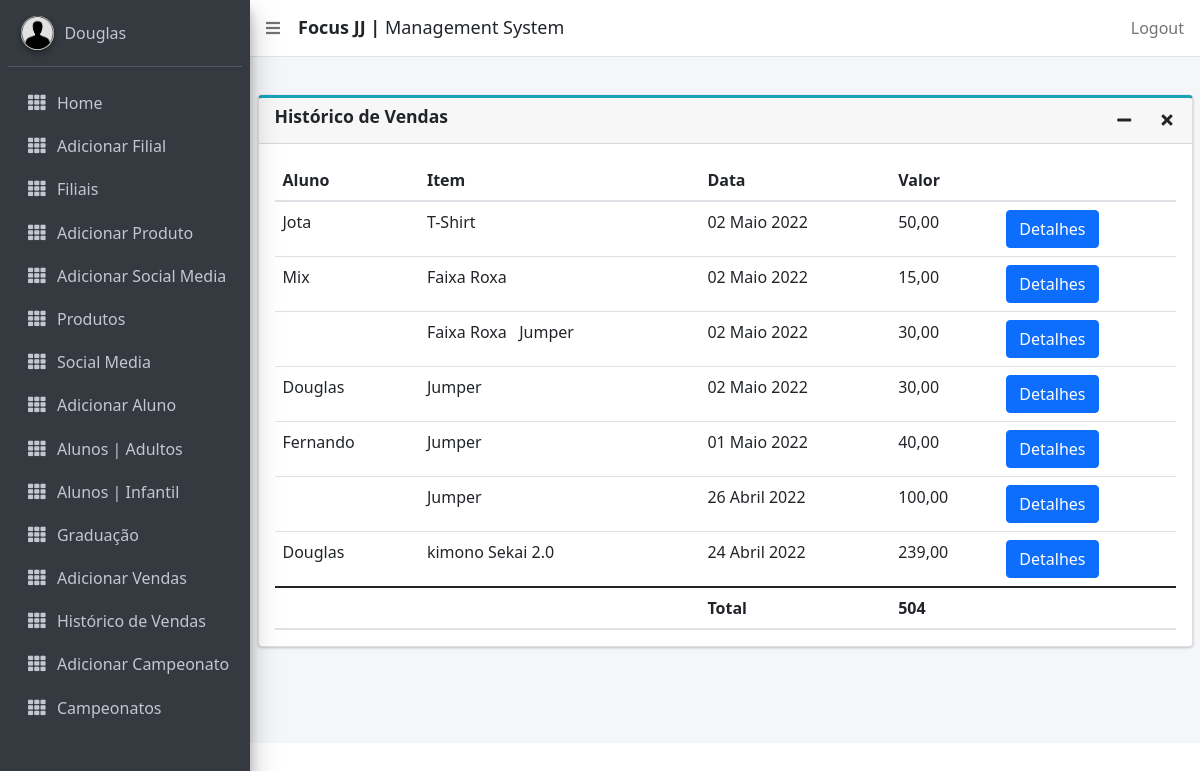
Before: /vendas/148 (signed in) with the older database file.
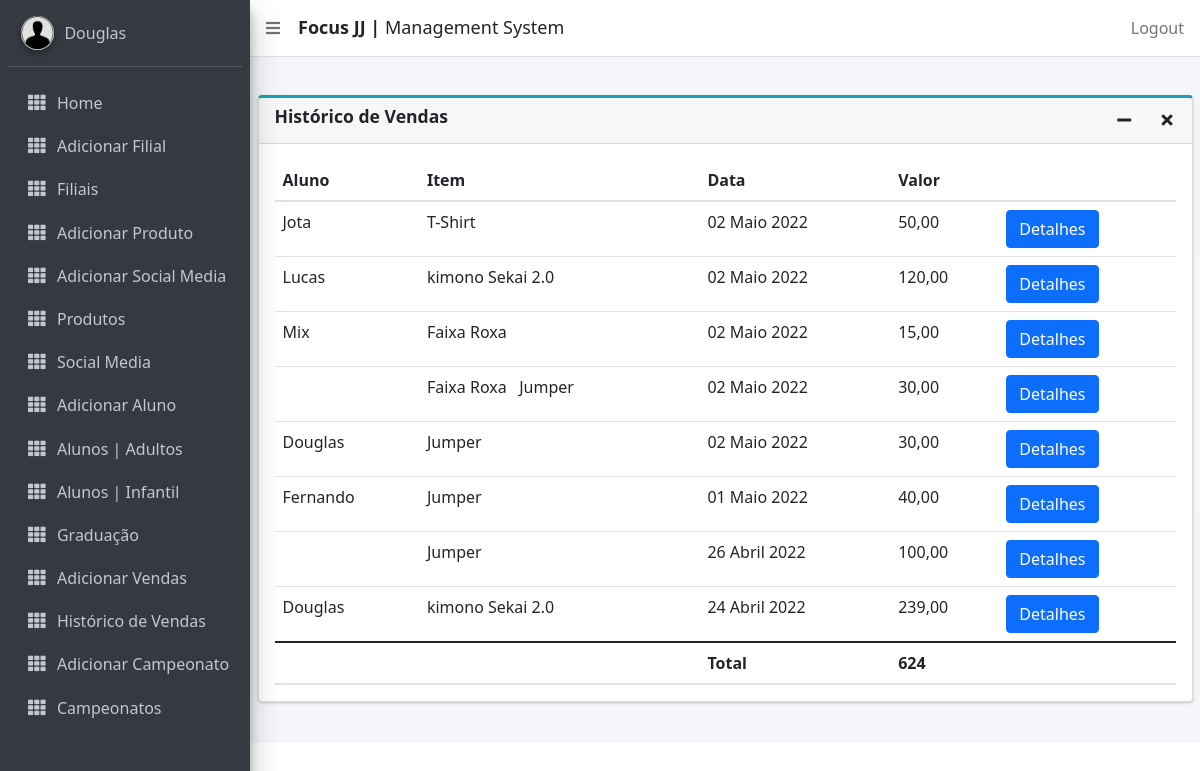
After: the same page with the newer database file.
### focusbjj/models.py (models this page shows, shortened)
class Venda(models.Model):
    objects = None
    aluno = models.ForeignKey(Aluno, on_delete=models.CASCADE, blank=True, null=True)
    price = models.DecimalField(max_digits=6, decimal_places=2, verbose_name='Total', help_text='Use (.) to decimals')
    time_stamp = models.DateField(default=timezone.now)
    unidade = models.ForeignKey(CustomUser, on_delete=models.CASCADE)
    method = models.CharField(max_length=20, choices=METHODS, default='Others')

class Aluno(models.Model):
    DoesNotExist = None
    objects = None
    id = ShortUUIDField(primary_key=True, editable=False, alphabet="0123456789", length=4)
    photo = models.ImageField(upload_to='photos/', null=True, blank=True)
    nome = models.CharField(max_length=15, verbose_name='Name')
    middle_name = models.CharField(max_length=20, verbose_name='Middle Name', blank=True, null=True)
    surname = models.CharField(max_length=15, verbose_name='Last Name', null=True)
    phone = models.CharField(max_length=15, help_text='Use only numbers')
    email = models.EmailField(max_length=128)
    location = models.ForeignKey(CustomUser, related_name="alunos", on_delete=models.CASCADE)
    address = models.CharField(max_length=255, blank=True, null=True)
    belt = models.CharField(max_length=255, choices=BELT)
    stripe = models.CharField(max_length=255, choices=GRAU)
    join_date = models.DateTimeField()
    time_stamp = models.DateTimeField(auto_now=True, null=True)
    gender = models.CharField(max_length=255, choices=GENDER)
    dob = models.DateField(verbose_name='Date of Birth',)
    is_blocked = models.BooleanField(default=False)
    agreement = models.BooleanField(default=False)
    USERNAME_FIELD = 'id'
    class Meta:
        ordering = ["nome"]

class Product(models.Model):
    objects = None
    product = models.ForeignKey(ProductsList, on_delete=models.CASCADE, max_length=50, related_name='produto',
                                verbose_name='Item')
    qtd = models.PositiveIntegerField(verbose_name='Quantidade')
    venda = models.ForeignKey(Venda, on_delete=models.CASCADE, null=True, related_name='venda')
    price = models.CharField(max_length=6, null=True, blank=True)
    def __str__(self):
        return str(self.product)

class ProductsList(models.Model):
    CATEGORY = (
        ('kimono', _('Gi')),
        ('belt', _('Belt')),
        ('camisetas', _('T-Shirt')),
        ('casaco', _('Hoodie')),
        ('rash', _('Rash Guard')),
        ('short', _('Short')),
        ('others', _('Others')),
    )
    objects = None
    image = models.ImageField(upload_to='produtos/')
    image2 = models.ImageField(upload_to='produtos/', blank=True, null=True, help_text='Opcional')
    image3 = models.ImageField(upload_to='produtos/', blank=True, null=True, help_text='Opcional')
    item = models.CharField(max_length=50)
    description = models.CharField(max_length=70, blank=True, null=True)
    price = models.CharField(max_length=6, null=True)
    category = models.CharField(max_length=10, choices=CATEGORY, null=True)
    sugg_price = models.CharField(max_length=6, null=True)
    def __str__(self):
        return str(self.item)
    class Meta:
        ordering = ["item"]

class CustomUser(AbstractUser):
    id = ShortUUIDField(primary_key=True, editable=False, alphabet="0123456789", length=3)
    email = models.EmailField(max_length=255, unique=True)
    contact_name = models.CharField(max_length=255)
    country = CountryField()
    location = models.CharField(max_length=255)
    phone = models.CharField(max_length=15, help_text=_('Use somente números. Código do País + Telefone'))
    join_date = models.DateTimeField(default=timezone.now)
    is_active = models.BooleanField(default=True, help_text='Desmarque a caixa para desativar')
    class Meta:
        ordering = ["country", "location"]

### focusbjj/views.py (the view)
# urls.py: path('vendas/<int:pk>', views.SalesList.as_view(), name='vendas'),
class SalesList(LoginRequiredMixin, ListView):
    template_name = 'vendas.html'
    model = Venda

### focusbjj/templatetags/attendance_tags.py (called while the page is built)
@register.filter
def produto(venda_instance):
    return Product.objects.filter(venda=venda_instance.id)

@register.filter
def vendas_branch_detalhes(unidade_instance):
    return Venda.objects.filter(unidade_id=unidade_instance.id).order_by('-time_stamp')

@register.filter
def somavendas_branch(unidade_instance):
    soma = Venda.objects.filter(unidade_id=unidade_instance.id).aggregate(Sum('price'))
    somafinal = soma['price__sum']
    return somafinal

### focusbjj/templates/vendas.html (shortened to what this page needs)
{% extends 'base_template.html' %}
{% load static %}
{% load crispy_forms_tags %}
{% load attendance_tags %}
{% load i18n %}
{% block content %}
<div class="col-lg-12">
      <div class="card card-outline card-info">
        <div class="card-header">
          <h3 class="card-title"><strong>{% trans "Histórico de Vendas" %}</strong></h3>
        <div class="card-tools">
          <button type="button" class="btn btn-tool" data-card-widget="collapse"><i class="fas fa-minus"></i></button>
          <button type="button" class="btn btn-tool" data-card-widget="remove"><i class="fas fa-times"></i></button>
        </div>
      </div>
      <div class="card-body">
        <table class="table table-hover text-nowrap">
        <thead>
        <tr>
          <th>{% trans "Aluno" %}</th>
          <th>{% trans "Item" %}</th>
          <th>{% trans "Data" %}</th>
          <th>{% trans "Valor" %}</th>
          <th></th>
        </tr>
        </thead>
        <tbody>
        {% for venda in user|vendas_branch_detalhes|dictsortreversed:"time_stamp" %}
        <tr>
          <td>{{ venda.aluno.nome }}</td>
           <td>
              {% for item in venda|produto %}
                {{ item }} &nbsp;
              {% endfor %}
           </td>
          <td>{{ venda.time_stamp|date:"d F Y" }}</td>
          <td>{{ venda.price }}</td>
          <td><a href="{% url 'focusbjj:saledetails' venda.pk %}" class="btn btn-primary">{% trans "Detalhes" %}</a></td>
        </tr>
        {% endfor %}
        </tbody>
          <thead>
        <tr>
          <th></th>
          <th></th>
          <th>{% trans "Total" %}</th>
          <th>{{ user|somavendas_branch }}</th>
          <th></th>
        </tr>
        </thead>
        </table>
      </div>
    </div>
  </div>
{% endblock %}

### templates/sidebar_template.html (shortened to what the changed rows need)
{% load static %}
{% load i18n %}
<aside class="main-sidebar navbar-gray-dark sidebar-dark-primary elevation-4">
    <div class="sidebar">
      <div class="user-panel mt-3 pb-3 mb-3 d-flex">
        <div class="info">
          <a href="#" class="d-block">{{ user.contact_name }}</a>
        </div>
      </div>
    </div>
  </aside>

Changed rows visible on the page:
changed CustomUser "Douglas": id "504" → "624"
added Venda: aluno.nome "Lucas", time_stamp "02 Maio 2022", price "120,00"
added Product: product.item "kimono Sekai 2.0", shown under "Lucas"
